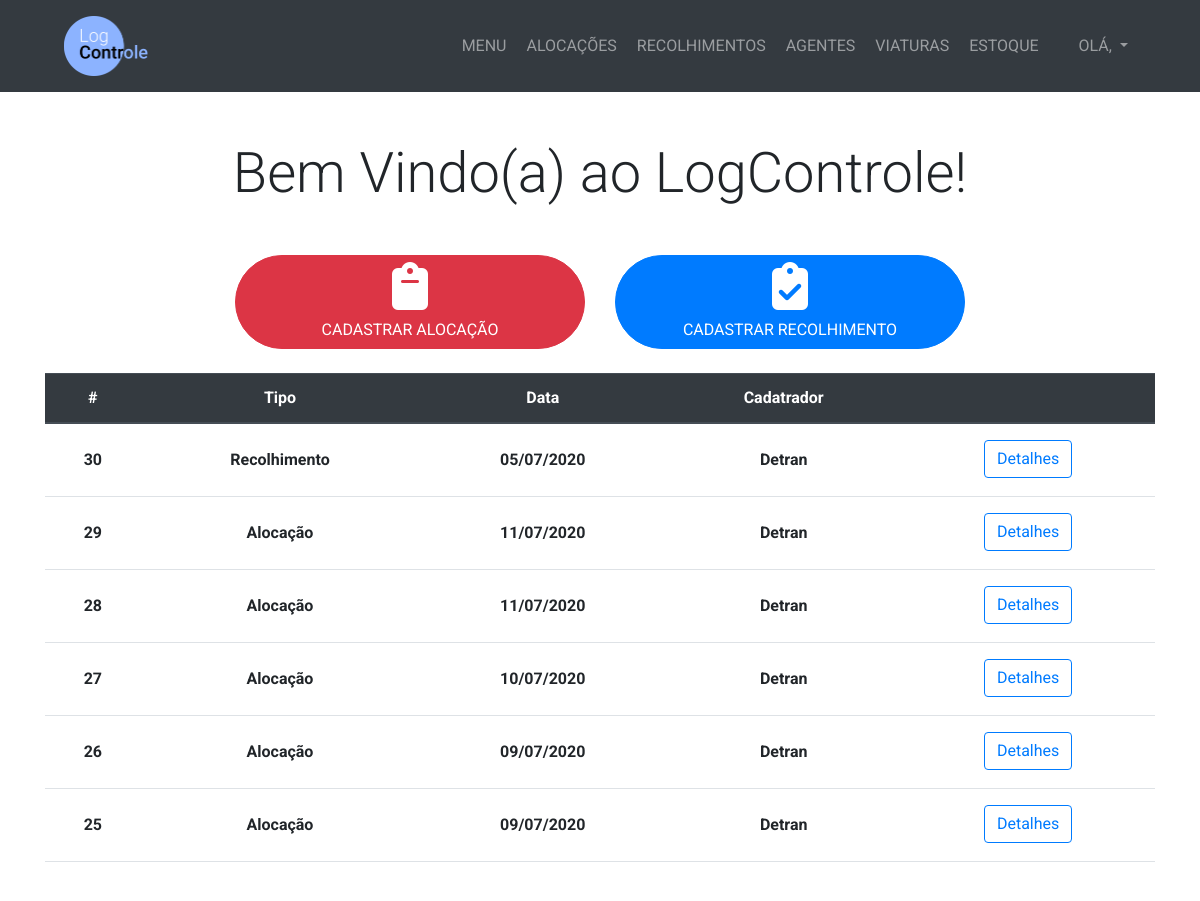
The app's page /, older data.
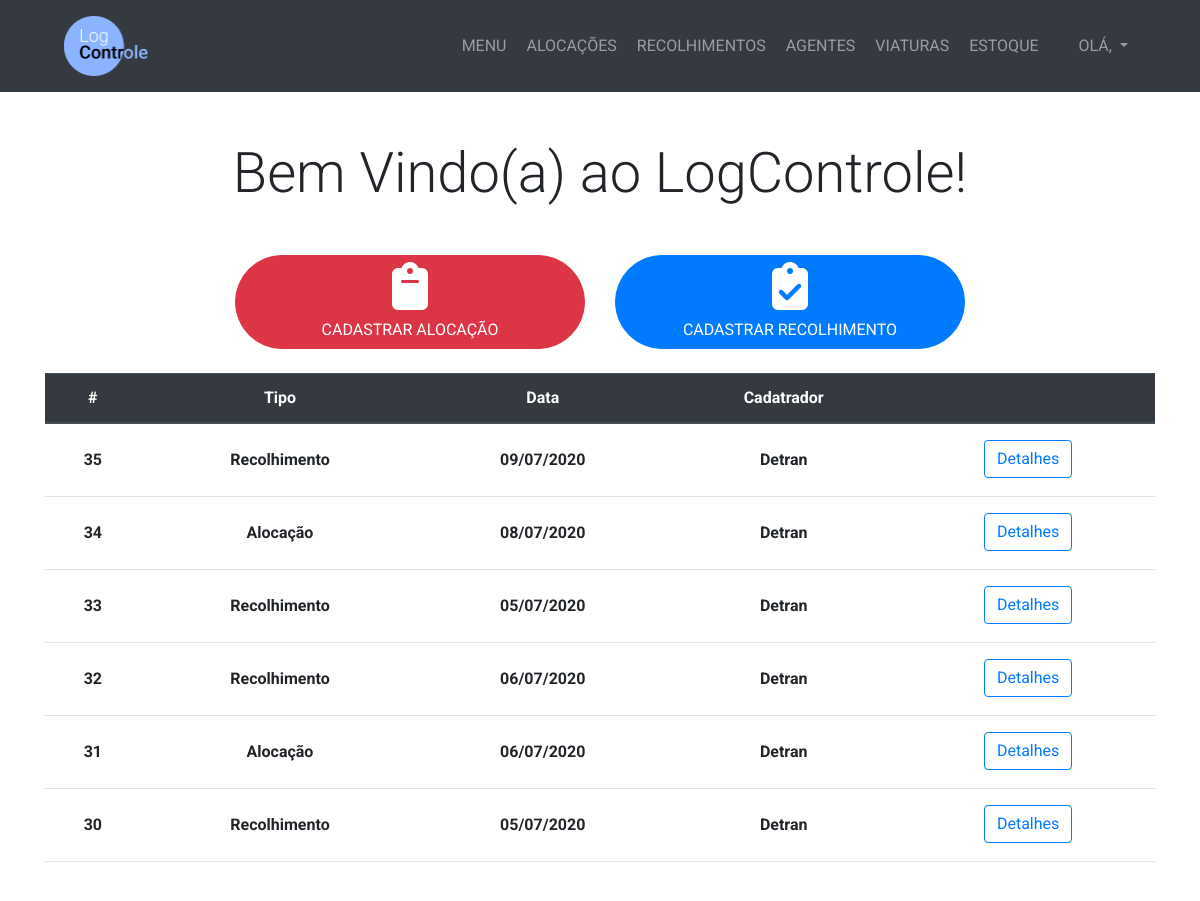
The same page, newer data.
### management/models.py (models this page shows, shortened)
class AlocacaoRecolhimento(models.Model):
    alocacao = models.ForeignKey(Alocacao, on_delete=models.PROTECT, blank=True, null=True)
    recolhimento = models.ForeignKey(Recolhimento, on_delete=models.PROTECT, blank=True, null=True)

class Recolhimento(models.Model):
    TURNO_CHOICES = (
        ('Manhã', 'Manhã'),
        ('Tarde', 'Tarde'),
        ('Noite', 'Noite'),
        ('Madrugada', 'Madrugada')
    )
    data = models.DateField()
    horario = models.TimeField()
    quantidade = models.IntegerField()
    alocacao = models.ForeignKey(Alocacao, on_delete=models.PROTECT)
    viatura = models.ForeignKey(Viatura, on_delete=models.PROTECT, blank=True, null=True)
    turno = models.CharField(max_length=10, choices=TURNO_CHOICES)
    cadastrador = models.ForeignKey(User, on_delete=models.PROTECT)

class Alocacao(models.Model):
    TURNO_CHOICES = (
        ('Manhã', 'Manhã'),
        ('Tarde', 'Tarde'),
        ('Noite', 'Noite'),
        ('Madrugada', 'Madrugada')
    )
    STATUS_CHOICES = (
        ('Aberto', 'Aberto'),
        ('Fechado', 'Fechado'),
        ('Desativado', 'Desativado')
    )
    data = models.DateField()
    horario = models.TimeField()
    item = models.ForeignKey(Item, on_delete=models.PROTECT)
    quantidade = models.IntegerField()
    turno = models.CharField(max_length=10, choices=TURNO_CHOICES)
    viatura = models.ForeignKey(Viatura, on_delete=models.PROTECT, blank=True, null=True)
    rua = models.CharField(max_length=200)
    numero = models.CharField(max_length=10)
    bairro = models.CharField(max_length=25)
    complemento = models.CharField(max_length=25, blank=True)
    motivo = models.CharField(max_length=100, blank=True)
    cadastrador = models.ForeignKey(User, on_delete=models.PROTECT)
    status = models.CharField(max_length=11, choices=STATUS_CHOICES, default='Fechado')

### management/views.py (the view)
# urls.py: 2. Add a URL to urlpatterns:  path('', views.home, name='home')
def home(request):
    alocacoesrecolhimentos = AlocacaoRecolhimento.objects.all().order_by('-id')[:50]
    return render(request, 'management/home.html', {'alocacoesrecolhimentos':alocacoesrecolhimentos})

### management/templates/management/home.html
{% extends 'management/base.html' %}
{% block content %}
  <section class="py-5">
    <div class="container">
      <h1 class="display-4 text-center mb-5">Bem Vindo(a) ao LogControle!</h1>
      <div class="row justify-content-center mt-4">
        <div class="col-lg-4">
          <a href="{% url 'criar_alocacao' %}" class="btn btn-danger btn-block rounded-pill"><i class="fas fa-clipboard mb-2 fa-3x"></i> <p class="mb-0 my-auto">CADASTRAR ALOCAÇÃO</p></a>
        </div>
        <div class="col-lg-4">
          <a href="{% url 'alocacoes_abertas' %}" class="btn btn-primary btn-block rounded-pill"><i class="fas fa-clipboard-check mb-2 fa-3x"></i> <p class="mb-0">CADASTRAR RECOLHIMENTO</p></a>
        </div>
      </div>
      <div class="row justify-content-center mt-4">
        <div class="col-lg-12">
          {% if alocacoesrecolhimentos %}
          <div class="table-responsive" id="tabela-colaboracao">
            <table class="table table-hover">
              <thead class="thead-dark">
                <tr>
                  <th scope="row" class="text-center">#</th>
                  <th scope="row" class="text-center">Tipo</th>
                  <th scope="row" class="text-center">Data</th>
                  <th scope="row" class="text-center">Cadatrador</th>
                  <th scope="row" class="text-center"></th>
                </tr>
              </thead>
              <tbody>
                {% for alocacaorecolhimento in alocacoesrecolhimentos %}
                  <tr>
                    <th scope="col" class="text-center py-4">{{ alocacaorecolhimento.id }}</th>
                    <th class="text-center py-4">
                      {% if alocacaorecolhimento.alocacao %}
                        Alocação
                      {% elif alocacaorecolhimento.recolhimento %}
                        Recolhimento
                      {% endif %}
                    </th>
                    <th class="text-center py-4">
                      {% if alocacaorecolhimento.alocacao %}
                        {{ alocacaorecolhimento.alocacao.data|date:'d/m/Y' }}
                      {% elif alocacaorecolhimento.recolhimento %}
                        {{ alocacaorecolhimento.recolhimento.data|date:'d/m/Y' }}
                      {% endif %}
                    </th>
                    <th class="text-center py-4">
                      {% if alocacaorecolhimento.alocacao %}
                        <span style="text-transform: capitalize;">{{ alocacaorecolhimento.alocacao.cadastrador }}</span>
                      {% elif alocacaorecolhimento.recolhimento %}
                        <span style="text-transform: capitalize;">{{ alocacaorecolhimento.recolhimento.cadastrador }}</span>
                      {% endif %}
                    </th>
                    <th class="text-center py-3"><a
                      {% if alocacaorecolhimento.alocacao %}
                        href="{% url 'detalhe_alocacao' alocacaorecolhimento.alocacao_id %}"
                      {% elif alocacaorecolhimento.recolhimento %}
                        href="{% url 'detalhe_recolhimento' alocacaorecolhimento.recolhimento_id  %}"
                      {% endif %}
                      class="btn btn-outline-primary">Detalhes</a>
                    </th>
                  </tr>
                {% endfor %}
              </tbody>
            </table>
          </div>
          {% else %}
            <h2 class="text-center text-secondary">Sem dados ainda</h2>
          {% endif %}
        </div>
      </div>
    </div>
  </section>
{% endblock %}

Row changes from the older to the newer data that the page shows:
no longer on this page (row unchanged): AlocacaoRecolhimento: id "29", shows "Alocação", alocacao.data "11/07/2020", alocacao.cadastrador "Detran"
no longer on this page (row unchanged): AlocacaoRecolhimento: id "28", shows "Alocação", alocacao.data "11/07/2020", alocacao.cadastrador "Detran"
no longer on this page (row unchanged): AlocacaoRecolhimento: id "27", shows "Alocação", alocacao.data "10/07/2020", alocacao.cadastrador "Detran"
no longer on this page (row unchanged): AlocacaoRecolhimento: id "26", shows "Alocação", alocacao.data "09/07/2020", alocacao.cadastrador "Detran"
no longer on this page (row unchanged): AlocacaoRecolhimento: id "25", shows "Alocação", alocacao.data "09/07/2020", alocacao.cadastrador "Detran"
added AlocacaoRecolhimento: id "35", shows "Recolhimento", recolhimento.data "09/07/2020", recolhimento.cadastrador "Detran"
added AlocacaoRecolhimento: id "34", shows "Alocação", alocacao.data "08/07/2020", alocacao.cadastrador "Detran"
added AlocacaoRecolhimento: id "33", shows "Recolhimento", recolhimento.data "05/07/2020", recolhimento.cadastrador "Detran"
added AlocacaoRecolhimento: id "32", shows "Recolhimento", recolhimento.data "06/07/2020", recolhimento.cadastrador "Detran"
added AlocacaoRecolhimento: id "31", shows "Alocação", alocacao.data "06/07/2020", alocacao.cadastrador "Detran"
